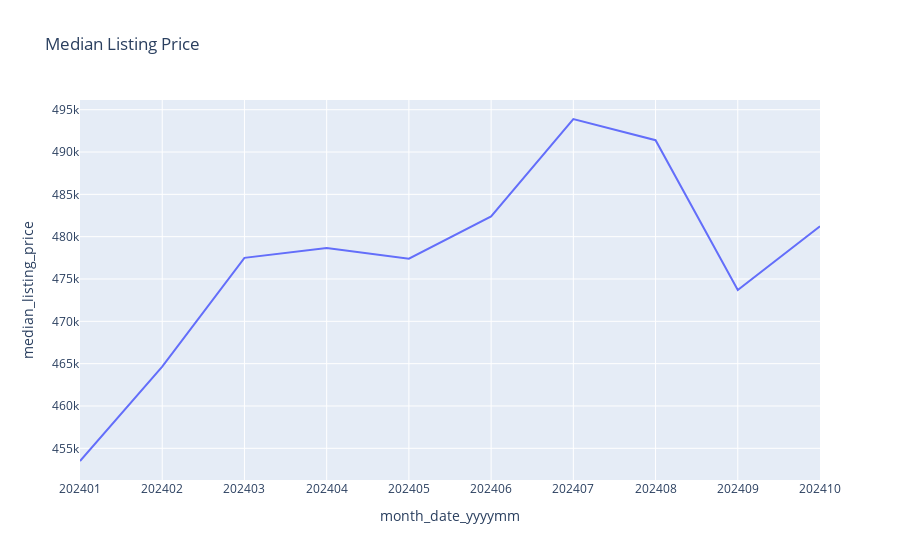

Notebook code cell kept with this figure:
### Code cell
px.line(data, x='month_date_yyyymm', y='median_listing_price', title='Median Listing Price')

### Figure 1 — Plotly figure (JSON) as saved in the notebook; plotly's stock layout.template omitted (floating-point values rounded to 4 significant figures)
{"data": [{"hovertemplate": "month_date_yyyymm=%{x}<br>median_listing_price=%{y}<extra></extra>", "legendgroup": "", "line": {"color": "#636efa", "dash": "solid"}, "marker": {"symbol": "circle"}, "mode": "lines", "name": "", "orientation": "v", "showlegend": false, "type": "scatter", "x": ["202401", "202402", "202403", "202404", "202405", "202406", "202407", "202408", "202409", "202410"], "xaxis": "x", "y": [453502, 464650, 477500, 478650, 477400, 482400, 493900, 491400, 473699, 481225], "yaxis": "y"}], "layout": {"legend": {"tracegroupgap": 0}, "title": {"text": "Median Listing Price"}, "xaxis": {"anchor": "y", "domain": [0, 1], "title": {"text": "month_date_yyyymm"}}, "yaxis": {"anchor": "x", "domain": [0, 1], "title": {"text": "median_listing_price"}}}}
